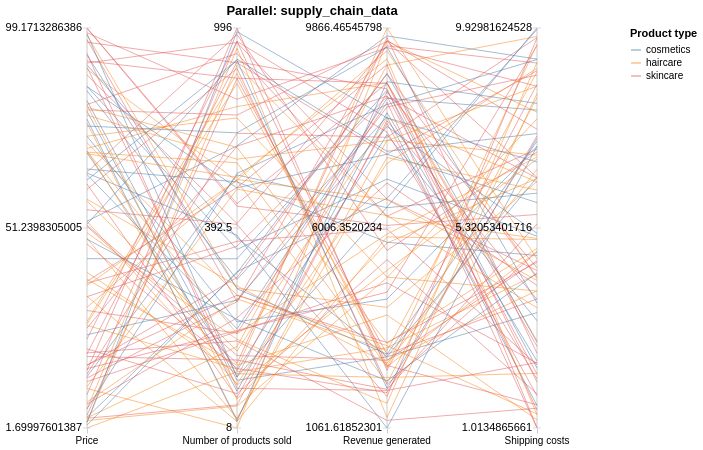

Express this chart as Vega-Lite.
### Vega-Lite specification from a JSON file in a GitHub repository (floating-point values rounded to 4 significant figures; data arrays with more than 128 entries replaced by an {"elided": "..."} marker saying what was removed)
{"$schema": "https://vega.github.io/schema/vega-lite/v5.json", "title": "Parallel: supply_chain_data", "width": 600, "height": 400, "data": {"values": {"elided": "400 records"}}, "encoding": {"x": {"field": "dimension", "type": "nominal", "sort": ["Price", "Number of products sold", "Revenue generated", "Shipping costs"], "axis": {"title": null, "labelAngle": 0}, "scale": {}}, "tooltip": [{"field": "dimension", "type": "nominal"}]}, "layer": [{"data": {"values": [{"dimension": "Price"}, {"dimension": "Number of products sold"}, {"dimension": "Revenue generated"}, {"dimension": "Shipping costs"}]}, "mark": {"type": "rule", "color": "#ccc"}, "encoding": {}}, {"mark": {"type": "line", "opacity": 0.5, "strokeWidth": 1}, "encoding": {"y": {"field": "normalized_value", "type": "quantitative", "axis": null, "scale": {}}, "detail": {"field": "_index", "type": "nominal"}, "color": {"field": "Product type", "type": "nominal"}, "tooltip": [{"field": "dimension", "type": "nominal"}, {"field": "normalized_value", "type": "quantitative"}, {"field": "Product type", "type": "nominal"}]}}, {"data": {"values": [{"dimension": "Price", "tick_level": "min", "tick_value": 0.0, "tick_label": 1.7}, {"dimension": "Price", "tick_level": "mid", "tick_value": 0.5, "tick_label": 51.24}, {"dimension": "Price", "tick_level": "max", "tick_value": 1.0, "tick_label": 99.17}, {"dimension": "Number of products sold", "tick_level": "min", "tick_value": 0.0, "tick_label": 8.0}, {"dimension": "Number of products sold", "tick_level": "mid", "tick_value": 0.5, "tick_label": 392.5}, {"dimension": "Number of products sold", "tick_level": "max", "tick_value": 1.0, "tick_label": 996.0}, {"dimension": "Revenue generated", "tick_level": "min", "tick_value": 0.0, "tick_label": 1062.0}, {"dimension": "Revenue generated", "tick_level": "mid", "tick_value": 0.5, "tick_label": 6006.0}, {"dimension": "Revenue generated", "tick_level": "max", "tick_value": 1.0, "tick_label": 9866.0}, {"dimension": "Shipping costs", "tick_level": "min", "tick_value": 0.0, "tick_label": 1.013}, {"dimension": "Shipping costs", "tick_level": "mid", "tick_value": 0.5, "tick_label": 5.321}, {"dimension": "Shipping costs", "tick_level": "max", "tick_value": 1.0, "tick_label": 9.93}]}, "transform": [{"filter": "datum.tick_level === 'max'"}], "encoding": {"y": {"field": "tick_value", "type": "quantitative", "axis": null, "scale": {}}, "tooltip": [{"field": "tick_value", "type": "quantitative"}]}, "layer": [{"mark": {"type": "text", "style": "label"}, "encoding": {"text": {"field": "tick_label", "type": "quantitative"}}}, {"mark": {"type": "tick", "style": "tick", "size": 8, "color": "#ccc"}}]}, {"data": {"values": [{"dimension": "Price", "tick_level": "min", "tick_value": 0.0, "tick_label": 1.7}, {"dimension": "Price", "tick_level": "mid", "tick_value": 0.5, "tick_label": 51.24}, {"dimension": "Price", "tick_level": "max", "tick_value": 1.0, "tick_label": 99.17}, {"dimension": "Number of products sold", "tick_level": "min", "tick_value": 0.0, "tick_label": 8.0}, {"dimension": "Number of products sold", "tick_level": "mid", "tick_value": 0.5, "tick_label": 392.5}, {"dimension": "Number of products sold", "tick_level": "max", "tick_value": 1.0, "tick_label": 996.0}, {"dimension": "Revenue generated", "tick_level": "min", "tick_value": 0.0, "tick_label": 1062.0}, {"dimension": "Revenue generated", "tick_level": "mid", "tick_value": 0.5, "tick_label": 6006.0}, {"dimension": "Revenue generated", "tick_level": "max", "tick_value": 1.0, "tick_label": 9866.0}, {"dimension": "Shipping costs", "tick_level": "min", "tick_value": 0.0, "tick_label": 1.013}, {"dimension": "Shipping costs", "tick_level": "mid", "tick_value": 0.5, "tick_label": 5.321}, {"dimension": "Shipping costs", "tick_level": "max", "tick_value": 1.0, "tick_label": 9.93}]}, "transform": [{"filter": "datum.tick_level === 'mid'"}], "encoding": {"y": {"field": "tick_value", "type": "quantitative", "axis": null, "scale": {}}, "tooltip": [{"field": "tick_value", "type": "quantitative"}]}, "layer": [{"mark": {"type": "text", "style": "label"}, "encoding": {"text": {"field": "tick_label", "type": "quantitative"}}}, {"mark": {"type": "tick", "style": "tick", "size": 8, "color": "#ccc"}}]}, {"data": {"values": [{"dimension": "Price", "tick_level": "min", "tick_value": 0.0, "tick_label": 1.7}, {"dimension": "Price", "tick_level": "mid", "tick_value": 0.5, "tick_label": 51.24}, {"dimension": "Price", "tick_level": "max", "tick_value": 1.0, "tick_label": 99.17}, {"dimension": "Number of products sold", "tick_level": "min", "tick_value": 0.0, "tick_label": 8.0}, {"dimension": "Number of products sold", "tick_level": "mid", "tick_value": 0.5, "tick_label": 392.5}, {"dimension": "Number of products sold", "tick_level": "max", "tick_value": 1.0, "tick_label": 996.0}, {"dimension": "Revenue generated", "tick_level": "min", "tick_value": 0.0, "tick_label": 1062.0}, {"dimension": "Revenue generated", "tick_level": "mid", "tick_value": 0.5, "tick_label": 6006.0}, {"dimension": "Revenue generated", "tick_level": "max", "tick_value": 1.0, "tick_label": 9866.0}, {"dimension": "Shipping costs", "tick_level": "min", "tick_value": 0.0, "tick_label": 1.013}, {"dimension": "Shipping costs", "tick_level": "mid", "tick_value": 0.5, "tick_label": 5.321}, {"dimension": "Shipping costs", "tick_level": "max", "tick_value": 1.0, "tick_label": 9.93}]}, "transform": [{"filter": "datum.tick_level === 'min'"}], "encoding": {"y": {"field": "tick_value", "type": "quantitative", "axis": null, "scale": {}}, "tooltip": [{"field": "tick_value", "type": "quantitative"}]}, "layer": [{"mark": {"type": "text", "style": "label"}, "encoding": {"text": {"field": "tick_label", "type": "quantitative"}}}, {"mark": {"type": "tick", "style": "tick", "size": 8, "color": "#ccc"}}]}], "config": {"axisX": {"domain": false, "labelAngle": 0, "tickColor": "#ccc", "title": null}, "view": {"stroke": null}, "style": {"label": {"baseline": "middle", "align": "right", "dx": -5}, "tick": {"orient": "horizontal"}}}, "transform": [], "params": []}
